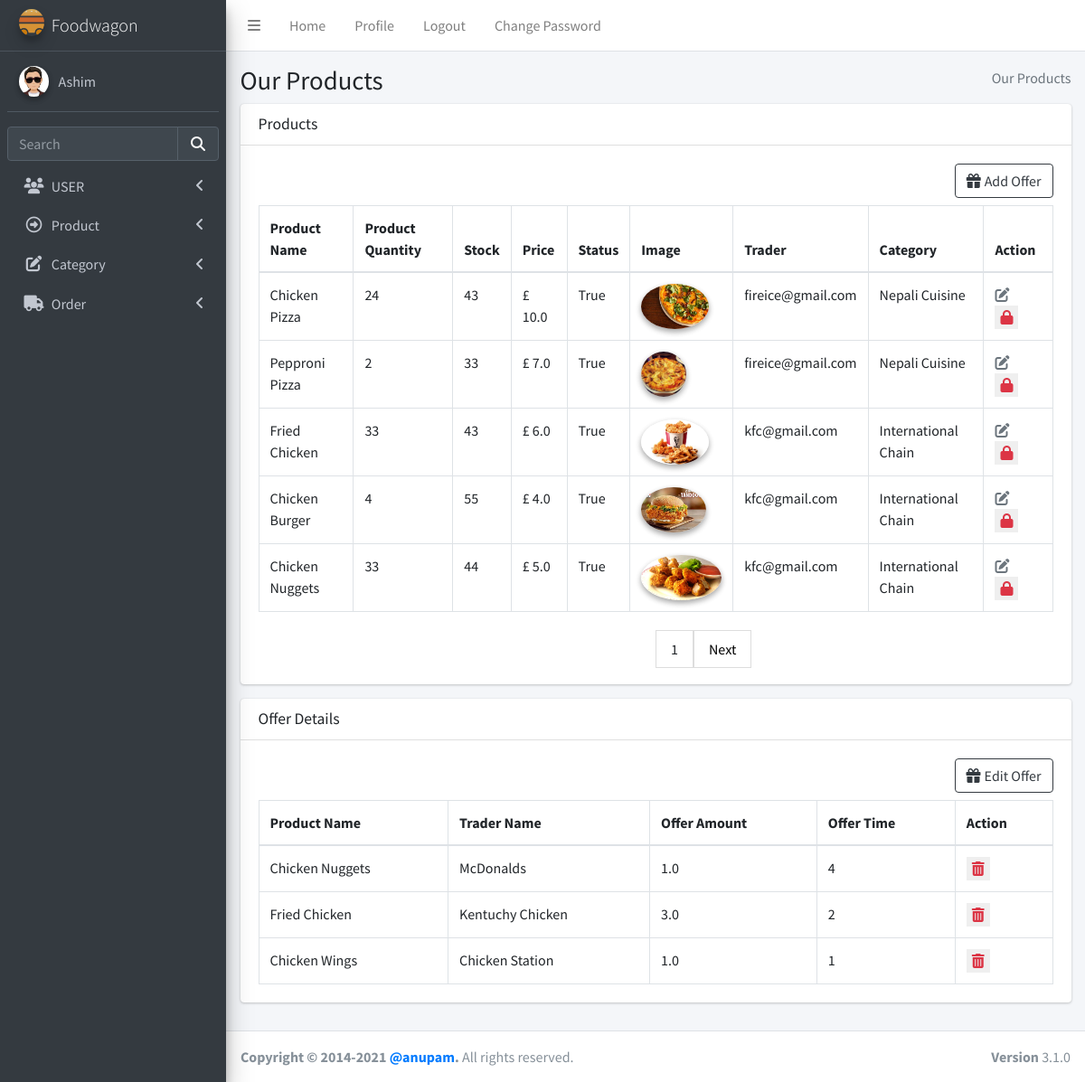
The page /product/productread/ (signed in) on the database its author committed.
### login/models.py (models this page shows, shortened)
class User(AbstractBaseUser):
    email = models.EmailField(max_length=255, unique=True, default="a@gmail.com")
    address = models.TextField(max_length=30, blank=True)
    first_name = models.TextField(max_length=30, blank=True, default="eg aster")
    last_name = models.TextField(max_length=30, blank=True)
    is_staff = models.BooleanField(default=False)  # non super-user
    is_active = models.BooleanField(default=False)
    admin = models.BooleanField(default=False)  # a superuser
    last_login = models.DateTimeField(blank=True, null=True, verbose_name="last login")
    profile_pic = models.ImageField(blank=True, null=True, upload_to="images/user/")
    USERNAME_FIELD = "email"
    def __str__(self):
        return self.email
    objects = UserManager()

### product/models.py (models this page shows, shortened)
class Product(models.Model):
    name = models.CharField(max_length=100)
    quantity = models.CharField(max_length=10)
    stock = models.IntegerField()
    price = models.FloatField(max_length=100)
    image = models.ImageField(upload_to="images/food/")
    trader = models.ForeignKey(User, on_delete=models.CASCADE)
    status = models.BooleanField(default=True)
    category = models.ForeignKey(Categories, on_delete=models.CASCADE)
    class Meta:
        unique_together = ("name", "trader")

class Categories(models.Model):
    name = models.CharField(max_length=100, default="street food", unique=True)
    status = models.BooleanField(default=True)
    def __str__(self):
        return self.name

class Offer(models.Model):
    offer_amount = models.DecimalField(max_digits=5, decimal_places=1)
    trader_offer = models.ForeignKey(User, on_delete=models.CASCADE)
    product_offer = models.ForeignKey(Product, on_delete=models.CASCADE)
    offer_time = models.IntegerField()

### product/views.py (the view, shortened to what this page needs)
# urls.py: path("productread/", views.ProductView.as_view(), name="productread"),
class ProductView(TemplateView):
    template_name = "admin/productread.html"
    def get(self, request):
        semail = request.session["user"]
        verifyUser = users.objects.filter(email=semail).first()
        if verifyUser.admin:
            product = Product.objects.all()
            offer = Offer.objects.all()
            paginator = Paginator(product, 5)
            page_number = request.GET.get("page")
            page_obj = paginator.get_page(page_number)
            return render(
                request,
                self.template_name,
                {"product": page_obj, "product_offer": product, "offer": offer},
            )

### templates/admin/productread.html (shortened to what this page needs)
{%extends "admin/base.html" %} {% load static %}
{% block csspart %}
<link rel="stylesheet" href="{% static 'plugins/fontawesome-free/css/all.min.css' %}">
<link rel="stylesheet" href="{% static 'plugins/datatables-bs4/css/dataTables.bootstrap4.min.css' %}">
<link rel="stylesheet" href="{% static 'plugins/datatables-responsive/css/responsive.bootstrap4.min.css' %}">
<link rel="stylesheet" href="{% static 'dist/css/adminlte.min.css' %}">
</head>
{% endblock csspart %}
{%block bodycontent%}
<body class="hold-transition sidebar-mini">
  <div class="wrapper">
    <div class="content-wrapper">
      <section class="content-header">
        <div class="container-fluid">
          <div class="row mb-2">
            <div class="col-sm-6">
              <h1>Our Products</h1>
            </div>
            <div class="col-sm-6">
              <ol class="breadcrumb float-sm-right">
                <li class="breadcrumb-item active">Our Products</li>
              </ol>
            </div>
          </div>
        </div>
        {% if product %}
        <section class="content">
          <div class="container-fluid">
            <div class="row">
              <div class="col-12">
                <div class="card">
                  <div class="card-header">
                    <h3 class="card-title">Products</h3>
                  </div>
                  <div class="card-body">
                    <div class="mb-2 d-flex justify-content-end btn-color">
                      <a href="" class="btn btn-outline-dark " data-toggle="modal" data-target="#exampleModalCenter"><i
                          class="fas fa-gift mr-1"></i>Add Offer</a>
                    </div>
                    <table id="example2" class="table table-bordered table-hover">
                      <thead>
                        <tr>
                          <th>Product Name</th>
                          <th>Product Quantity</th>
                          <th>Stock</th>
                          <th>Price</th>
                          <th>Status</th>
                          <th>Image</th>
                          {% if user.admin%}
                          <th>Trader</th>
                          {%endif%}
                          <th>Category</th>
                          <th>Action</th>
                        </tr>
                      </thead>
                      <tbody>
                        {% for products in product %}
                        <tr>
                          <td>{{products.name}}</td>
                          <td>{{products.quantity}}</td>
                          <td>{{products.stock}}</td>
                          <td>£ {{products.price}}</td>
                          <td>{{products.status}}</td>
                          <td>
                            <img src="{{products.image.url}}" class="img-circle elevation-2" alt="User Image" />
                          </td>
                          {% if user.admin%}
                          <td>{{products.trader}}</td>
                          {%endif%}
                          <td>{{products.category}}</td>
                          <td>
                            {%if products.trader.is_active %}
                            <a class="mr-3 text-muted" href="{% url 'product:updateproduct' products.id %}"
                              title="Edit"><i class="fas fa-edit"></i></a>
                            <form action="{% url 'product:deleteproduct' products.id %}" method="POST" class=d-inline>
                              {%if products.status %}
                              <button type="submit"><i class="fas fa-lock text-danger"></i></button>
                              {%else%}
                              <button type="submit"><i class="fas fa-lock-open text-danger"></i></button>
                              {%endif%}
                            </form>
                            {%endif%}
                          </td>
                        </tr>
                        {% endfor%}
                      </tbody>
                    </table>
                  </div>
                  <div class="pagination">
                    <span>
                      <a><span>{{product.number}}</span></a>
                      {%if product.has_next%}
                      <a href="?page={{product.next_page_number}}"> Next </a>
                      {%endif%}
                    </span>
                  </div>
                </div>
              </div>
            </div>
          </div>
        </section>
        {% if offer %}
        <section class="content">
          <div class="container-fluid">
            <div class="row">
              <div class="col-12">
                <div class="card">
                  <div class="card-header">
                    <h3 class="card-title">Offer Details</h3>
                  </div>
                  <div class="card-body">
                    <div class="mb-2 d-flex justify-content-end btn-color">
                      <a href="" class="btn btn-outline-dark " data-toggle="modal" data-target="#editoffer"><i
                          class="fas fa-gift mr-1"></i>Edit Offer</a>
                    </div>
                    <table id="example2" class="table table-bordered table-hover">
                      <thead>
                        <tr>
                          <th>Product Name</th>
                          {% if user.admin%}
                          <th>Trader Name</th>
                          {%endif%}
                          <th>Offer Amount</th>
                          <th>Offer Time</th>
                          <th>Action</th>
                        </tr>
                      </thead>
                      <tbody>
                        {% for offers in offer %}
                        <tr>
                          <td>{{offers.product_offer.name}}</td>
                          {% if user.admin%}
                          <td>{{offers.trader_offer.first_name}}</td>
                          {%endif%}
                          <td>{{offers.offer_amount}}</td>
                          <td>{{offers.offer_time}}</td>
                          <td>
                            {%if offers.trader_offer.is_active %}
                            <form action="{% url 'product:deleteoffer' offers.id %}" method="POST" class=d-inline>
                              <button type="submit"><i class="fas fa-trash-alt text-danger"></i></button>
                            </form>
                            {%endif%}
                          </td>
                        </tr>
                        {% endfor%}
                      </tbody>
                    </table>
                  </div>
                </div>
              </div>
            </div>
          </div>
        </section>
        {%endif%}
        {%endif%}
    </div>
    {%endblock bodycontent%}

### templates/admin/base.html (shortened to what this page needs)
<!DOCTYPE html>
<html lang="en">
{% load static %}
<head>
  {% block csspart %}{% endblock csspart %}
</head>
{% block nav%}
<div class="wrapper">
  <nav class="main-header navbar navbar-expand navbar-white navbar-light">
    <ul class="navbar-nav">
      <li class="nav-item">
        <a class="nav-link" data-widget="pushmenu" href="#" role="button"><i class="fas fa-bars"></i></a>
      </li>
      <li class="nav-item d-none d-sm-inline-block">
        <a href="#" class="nav-link">Home</a>
      </li>
      <li class="nav-item d-none d-sm-inline-block"><a href="{% url 'admins:profile' user.id %}"
          class="nav-link">Profile</a></li>
      <li class="nav-item d-none d-sm-inline-block"><a href="{% url 'login:logout' %}" class="nav-link">Logout</a></li>
      <li class="nav-item d-none d-sm-inline-block" data-toggle="modal" data-target="#myModal"><a href="#"
          class="nav-link">Change Password</a></li>
    </ul>
  </nav>
  <aside class="main-sidebar sidebar-dark-primary elevation-4">
    <a href="index3.html" class="brand-link">
      <img src="{%static 'assets/img/gallery/logo.svg' %}" alt="AdminLTE Logo"
        class="brand-image img-circle elevation-3" style="opacity: 0.8" />
      <span class="brand-text font-weight-light">Foodwagon</span>
    </a>
    <div class="sidebar">
      <div class="user-panel mt-3 pb-3 mb-3 d-flex">
        <div class="image">
          {%if user.profile_pic %}
          <img src="{{ user.profile_pic.url }}" class="img-circle elevation-2" alt="User Image" />
          {% else %}
          <img src="{% static 'image/user.png' %}" class="img-circle elevation-2" alt="User Image" />
          {% endif %}
        </div>
        <div class="info">
          <a href="{% url 'admins:profile' user.id %}" class="d-block">{{ user.first_name }}</a>
        </div>
      </div>
      <div class="form-inline">
        <div class="input-group" data-widget="sidebar-search">
          <input class="form-control form-control-sidebar" type="search" placeholder="Search" aria-label="Search" />
          <div class="input-group-append">
            <button class="btn btn-sidebar">
              <i class="fas fa-search fa-fw"></i>
            </button>
          </div>
        </div>
      </div>
      <nav class="mt-2">
        <ul class="nav nav-pills nav-sidebar flex-column" data-widget="treeview" role="menu" data-accordion="false">
          {% if user.admin %}
          <li class="nav-item">
            <a href="#" class="nav-link">
              <i class="nav-icon fas fa-users"></i>
              <p>
                USER
                <i class="fas fa-angle-left right"></i>
              </p>
            </a>
          </li>
          {% endif %}
          <li class="nav-item">
            <a href="#" class="nav-link">
              <i class="nav-icon far fa-arrow-alt-circle-right"></i>
              <p>
                Product
                <i class="fas fa-angle-left right"></i>
              </p>
            </a>
          </li>
          {% if user.admin %}
          <li class="nav-item">
            <a href="{% url 'product:addcategory' %}" class="nav-link">
              <i class="nav-icon fas fa-edit"></i>
              <p>
                Category
                <i class="fas fa-angle-left right"></i>
              </p>
            </a>
          </li>
          {%endif%}
          <li class="nav-item">
            <a href="#" class="nav-link">
              <i class="nav-icon fas fa-truck"></i>
              <p>Order<i class="fas fa-angle-left right"></i>
              </p>
            </a>
          </li>
        </ul>
      </nav>
    </div>
  </aside>
  {% endblock nav%}
  {% block bodycontent%}
  {% endblock bodycontent%}
  <footer class="main-footer">
    <strong>Copyright &copy; 2014-2021
      <a href="https://adminlte.io">@anupam</a>.</strong>
    All rights reserved.
    <div class="float-right d-none d-sm-inline-block">
      <b>Version</b> 3.1.0
    </div>
  </footer>
</div>
</body>
</html>

### templates/admin/productread.html (style rules this page uses)
.elevation-2 { height: 50px; }
button { outline: none; border: none; }
.pagination { display: inline-block; width: auto; margin-left: 50%; margin-bottom: 2%; }
.pagination a { color: black; float: left; padding: 8px 16px; text-decoration: none; transition: background-color .3s; border: 1px solid #ddd; }

### rows shown on the page
User: profile_pic (picture), first_name "Ashim"
Product: name "Chicken Pizza", quantity "24", stock "43", price "10.0", status "True", image (picture), trader "fireice@gmail.com", category "Nepali Cuisine"
Product: name "Pepproni Pizza", quantity "2", stock "33", price "7.0", status "True", image (picture), trader "fireice@gmail.com", category "Nepali Cuisine"
Product: name "Fried Chicken", quantity "33", stock "43", price "6.0", status "True", image (picture), trader "kfc@gmail.com", category "International Chain"
Product: name "Chicken Burger", quantity "4", stock "55", price "4.0", status "True", image (picture), trader "kfc@gmail.com", category "International Chain"
Product: name "Chicken Nuggets", quantity "33", stock "44", price "5.0", status "True", image (picture), trader "kfc@gmail.com", category "International Chain"
Offer: product_offer.name "Chicken Nuggets", trader_offer.first_name "McDonalds", offer_amount "1.0", offer_time "4"
Offer: product_offer.name "Fried Chicken", trader_offer.first_name "Kentuchy Chicken", offer_amount "3.0", offer_time "2"
Offer: product_offer.name "Chicken Wings", trader_offer.first_name "Chicken Station", offer_amount "1.0", offer_time "1"

### other values the page prints
{{ product.number }} "1"
